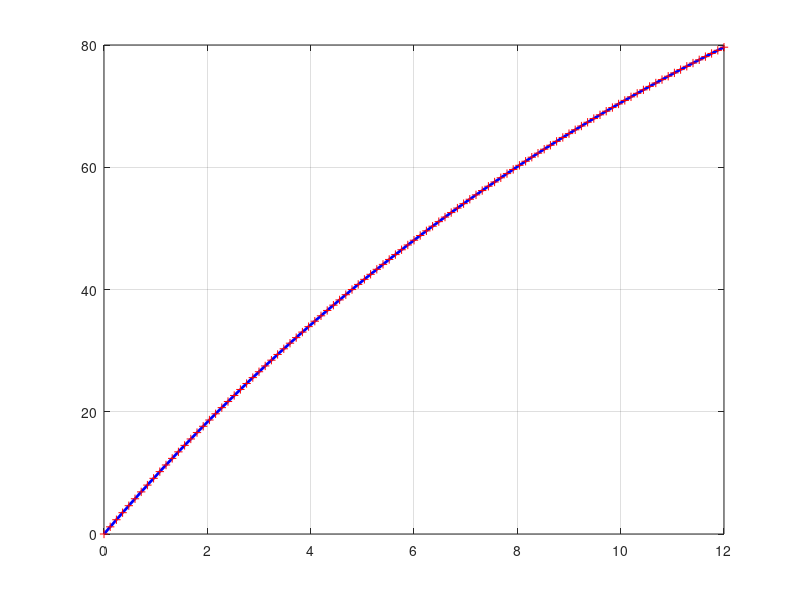

This chart was generated by the following MATLAB code:
clear all;close all;clf;clc;
t0 = 0.0;tf = 12;N = 100; v0x = 10;v0y = 40;g = 9.81; b1 = 0.07; m = 1;
dt = (tf-t0)/N; 
t(1) = t0;
x(1) = 0;
v(1) = 0;
f = @(t,v) g - (b1/m) * (v); % dv/dt = g - (b1/m) * (v) ;

for n=1:N
  t(n + 1) = t(n) + dt;
   vnew    = v(n)  + dt*f(t(n), v(n));
  v(n + 1) = v(n) + (dt/2) * (f(t(n), v(n)) + f(t(n + 1), vnew) );
end

 VE = (m*g/b1) * (1 - exp(- (b1/m) *t));    

% Comparación Euler Mod. & Sol. Analitica 
figure (1); clf;
plot(t,v, 'b','lineWidth',2);
hold on;
plot(t, VE,'r+');
grid on;
